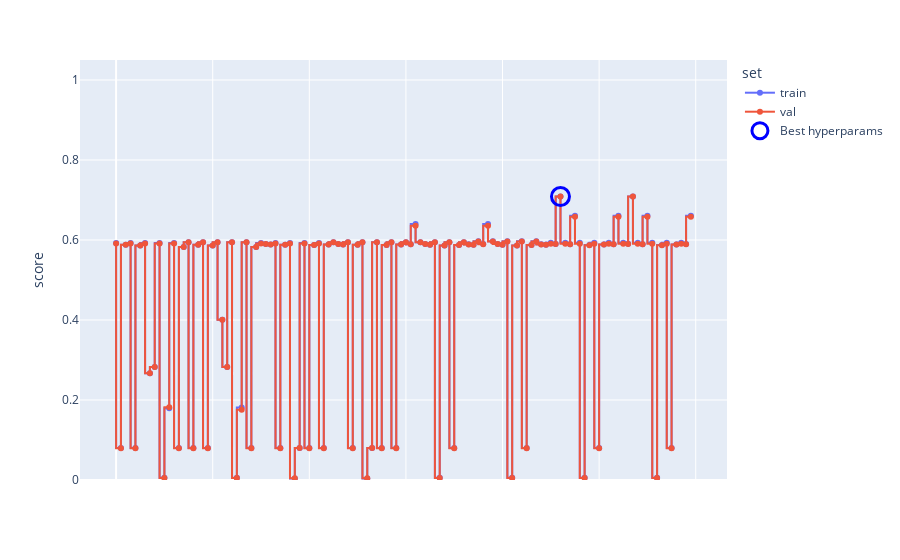

Source (notebook cell):
### Markdown cell above
Ri-addestramento della SVM con il dataset ridotto

### Code cell
pipe_svm_no_feature2 = Pipeline([
    ('scaler', StandardScaler()),
    ('svm', SVC())
])

param_grid_svm_no_feature2 = {
    'svm__kernel': ['linear','poly', 'rbf'],
    'svm__C': [0.01, 0.1, 1.0,10.0],
    'svm__gamma': ['scale','auto',0.001,0.01,0.1],
    'svm__class_weight': [None,'balanced']
}

mean_train_scores, mean_test_scores, params, best_svm_no_feature2 = iperparametri_ott_pipe(pipe_svm_no_feature2, param_grid_svm_no_feature2, X_train_reduced, y_train)
plot_hyperp(mean_train_scores, mean_test_scores, params)
#print("best pipeline:", best_svm,best_svm.named_steps['svm'].kernel)

clf  = best_svm_no_feature2.named_steps['svm']
print(f"Best pipeline\n\tKernel: {clf.kernel}\n\tC: {clf.C}\n\tGamma: {clf.gamma}\n\tClass weight: {clf.class_weight}\
          \n\tSupport vectors: {clf.n_support_}\n\tNumber of support vectors: {clf.n_support_.sum()}")

### Figure 1 — Plotly figure (JSON) as saved in the notebook; plotly's stock layout.template omitted (floating-point values rounded to 4 significant figures)
{"data": [{"customdata": [["C: 0.01, class_weight: None, gamma: scale, kernel: linear"], ["C: 0.01, class_weight: None, gamma: scale, kernel: poly"], ["C: 0.01, class_weight: None, gamma: scale, kernel: rbf"], ["C: 0.01, class_weight: None, gamma: auto, kernel: linear"], ["C: 0.01, class_weight: None, gamma: auto, kernel: poly"], ["C: 0.01, class_weight: None, gamma: auto, kernel: rbf"], ["C: 0.01, class_weight: None, gamma: 0.001, kernel: linear"], ["C: 0.01, class_weight: None, gamma: 0.001, kernel: poly"], ["C: 0.01, class_weight: None, gamma: 0.001, kernel: rbf"], ["C: 0.01, class_weight: None, gamma: 0.01, kernel: linear"], ["C: 0.01, class_weight: None, gamma: 0.01, kernel: poly"], ["C: 0.01, class_weight: None, gamma: 0.01, kernel: rbf"], ["C: 0.01, class_weight: None, gamma: 0.1, kernel: linear"], ["C: 0.01, class_weight: None, gamma: 0.1, kernel: poly"], ["C: 0.01, class_weight: None, gamma: 0.1, kernel: rbf"], ["C: 0.01, class_weight: balanced, gamma: scale, kernel: linear"], ["C: 0.01, class_weight: balanced, gamma: scale, kernel: poly"], ["C: 0.01, class_weight: balanced, gamma: scale, kernel: rbf"], ["C: 0.01, class_weight: balanced, gamma: auto, kernel: linear"], ["C: 0.01, class_weight: balanced, gamma: auto, kernel: poly"], ["C: 0.01, class_weight: balanced, gamma: auto, kernel: rbf"], ["C: 0.01, class_weight: balanced, gamma: 0.001, kernel: linear"], ["C: 0.01, class_weight: balanced, gamma: 0.001, kernel: poly"], ["C: 0.01, class_weight: balanced, gamma: 0.001, kernel: rbf"], ["C: 0.01, class_weight: balanced, gamma: 0.01, kernel: linear"], ["C: 0.01, class_weight: balanced, gamma: 0.01, kernel: poly"], ["C: 0.01, class_weight: balanced, gamma: 0.01, kernel: rbf"], ["C: 0.01, class_weight: balanced, gamma: 0.1, kernel: linear"], ["C: 0.01, class_weight: balanced, gamma: 0.1, kernel: poly"], ["C: 0.01, class_weight: balanced, gamma: 0.1, kernel: rbf"], ["C: 0.1, class_weight: None, gamma: scale, kernel: linear"], ["C: 0.1, class_weight: None, gamma: scale, kernel: poly"], ["C: 0.1, class_weight: None, gamma: scale, kernel: rbf"], ["C: 0.1, class_weight: None, gamma: auto, kernel: linear"], ["C: 0.1, class_weight: None, gamma: auto, kernel: poly"], ["C: 0.1, class_weight: None, gamma: auto, kernel: rbf"], ["C: 0.1, class_weight: None, gamma: 0.001, kernel: linear"], ["C: 0.1, class_weight: None, gamma: 0.001, kernel: poly"], ["C: 0.1, class_weight: None, gamma: 0.001, kernel: rbf"], ["C: 0.1, class_weight: None, gamma: 0.01, kernel: linear"], ["C: 0.1, class_weight: None, gamma: 0.01, kernel: poly"], ["C: 0.1, class_weight: None, gamma: 0.01, kernel: rbf"], ["C: 0.1, class_weight: None, gamma: 0.1, kernel: linear"], ["C: 0.1, class_weight: None, gamma: 0.1, kernel: poly"], ["C: 0.1, class_weight: None, gamma: 0.1, kernel: rbf"], ["C: 0.1, class_weight: balanced, gamma: scale, kernel: linear"], ["C: 0.1, class_weight: balanced, gamma: scale, kernel: poly"], ["C: 0.1, class_weight: balanced, gamma: scale, kernel: rbf"], ["C: 0.1, class_weight: balanced, gamma: auto, kernel: linear"], ["C: 0.1, class_weight: balanced, gamma: auto, kernel: poly"], ["C: 0.1, class_weight: balanced, gamma: auto, kernel: rbf"], ["C: 0.1, class_weight: balanced, gamma: 0.001, kernel: linear"], ["C: 0.1, class_weight: balanced, gamma: 0.001, kernel: poly"], ["C: 0.1, class_weight: balanced, gamma: 0.001, kernel: rbf"], ["C: 0.1, class_weight: balanced, gamma: 0.01, kernel: linear"], ["C: 0.1, class_weight: balanced, gamma: 0.01, kernel: poly"], ["C: 0.1, class_weight: balanced, gamma: 0.01, kernel: rbf"], ["C: 0.1, class_weight: balanced, gamma: 0.1, kernel: linear"], ["C: 0.1, class_weight: balanced, gamma: 0.1, kernel: poly"], ["C: 0.1, class_weight: balanced, gamma: 0.1, kernel: rbf"], ["C: 1.0, class_weight: None, gamma: scale, kernel: linear"], ["C: 1.0, class_weight: None, gamma: scale, kernel: poly"], ["C: 1.0, class_weight: None, gamma: scale, kernel: rbf"], ["C: 1.0, class_weight: None, gamma: auto, kernel: linear"], ["C: 1.0, class_weight: None, gamma: auto, kernel: poly"], ["C: 1.0, class_weight: None, gamma: auto, kernel: rbf"], ["C: 1.0, class_weight: None, gamma: 0.001, kernel: linear"], ["C: 1.0, class_weight: None, gamma: 0.001, kernel: poly"], ["C: 1.0, class_weight: None, gamma: 0.001, kernel: rbf"], ["C: 1.0, class_weight: None, gamma: 0.01, kernel: linear"], ["C: 1.0, class_weight: None, gamma: 0.01, kernel: poly"], ["C: 1.0, class_weight: None, gamma: 0.01, kernel: rbf"], ["C: 1.0, class_weight: None, gamma: 0.1, kernel: linear"], ["C: 1.0, class_weight: None, gamma: 0.1, kernel: poly"], ["C: 1.0, class_weight: None, gamma: 0.1, kernel: rbf"], ["C: 1.0, class_weight: balanced, gamma: scale, kernel: linear"], ["C: 1.0, class_weight: balanced, gamma: scale, kernel: poly"], ["C: 1.0, class_weight: balanced, gamma: scale, kernel: rbf"], ["C: 1.0, class_weight: balanced, gamma: auto, kernel: linear"], ["C: 1.0, class_weight: balanced, gamma: auto, kernel: poly"], ["C: 1.0, class_weight: balanced, gamma: auto, kernel: rbf"], ["C: 1.0, class_weight: balanced, gamma: 0.001, kernel: linear"], ["C: 1.0, class_weight: balanced, gamma: 0.001, kernel: poly"], ["C: 1.0, class_weight: balanced, gamma: 0.001, kernel: rbf"], ["C: 1.0, class_weight: balanced, gamma: 0.01, kernel: linear"], ["C: 1.0, class_weight: balanced, gamma: 0.01, kernel: poly"], ["C: 1.0, class_weight: balanced, gamma: 0.01, kernel: rbf"], ["C: 1.0, class_weight: balanced, gamma: 0.1, kernel: linear"], ["C: 1.0, class_weight: balanced, gamma: 0.1, kernel: poly"], ["C: 1.0, class_weight: balanced, gamma: 0.1, kernel: rbf"], ["C: 10.0, class_weight: None, gamma: scale, kernel: linear"], ["C: 10.0, class_weight: None, gamma: scale, kernel: poly"], ["C: 10.0, class_weight: None, gamma: scale, kernel: rbf"], ["C: 10.0, class_weight: None, gamma: auto, kernel: linear"], ["C: 10.0, class_weight: None, gamma: auto, kernel: poly"], ["C: 10.0, class_weight: None, gamma: auto, kernel: rbf"], ["C: 10.0, class_weight: None, gamma: 0.001, kernel: linear"], ["C: 10.0, class_weight: None, gamma: 0.001, kernel: poly"], ["C: 10.0, class_weight: None, gamma: 0.001, kernel: rbf"], ["C: 10.0, class_weight: None, gamma: 0.01, kernel: linear"], ["C: 10.0, class_weight: None, gamma: 0.01, kernel: poly"], ["C: 10.0, class_weight: None, gamma: 0.01, kernel: rbf"], ["C: 10.0, class_weight: None, gamma: 0.1, kernel: linear"], ["C: 10.0, class_weight: None, gamma: 0.1, kernel: poly"], ["C: 10.0, class_weight: None, gamma: 0.1, kernel: rbf"], ["C: 10.0, class_weight: balanced, gamma: scale, kernel: linear"], ["C: 10.0, class_weight: balanced, gamma: scale, kernel: poly"], ["C: 10.0, class_weight: balanced, gamma: scale, kernel: rbf"], ["C: 10.0, class_weight: balanced, gamma: auto, kernel: linear"], ["C: 10.0, class_weight: balanced, gamma: auto, kernel: poly"], ["C: 10.0, class_weight: balanced, gamma: auto, kernel: rbf"], ["C: 10.0, class_weight: balanced, gamma: 0.001, kernel: linear"], ["C: 10.0, class_weight: balanced, gamma: 0.001, kernel: poly"], ["C: 10.0, class_weight: balanced, gamma: 0.001, kernel: rbf"], ["C: 10.0, class_weight: balanced, gamma: 0.01, kernel: linear"], ["C: 10.0, class_weight: balanced, gamma: 0.01, kernel: poly"], ["C: 10.0, class_weight: balanced, gamma: 0.01, kernel: rbf"], ["C: 10.0, class_weight: balanced, gamma: 0.1, kernel: linear"], ["C: 10.0, class_weight: balanced, gamma: 0.1, kernel: poly"], ["C: 10.0, class_weight: balanced, gamma: 0.1, kernel: rbf"]], "hovertemplate": "set=train<br>score=%{y}<br>hyperparams=%{customdata[0]}<extra></extra>", "legendgroup": "train", "line": {"color": "#636efa", "dash": "solid", "shape": "vh"}, "marker": {"symbol": "circle"}, "mode": "markers+lines", "name": "train", "orientation": "v", "showlegend": true, "type": "scatter", "x": [0, 1, 2, 3, 4, 5, 6, 7, 8, 9, 10, 11, 12, 13, 14, 15, 16, 17, 18, 19, 20, 21, 22, 23, 24, 25, 26, 27, 28, 29, 30, 31, 32, 33, 34, 35, 36, 37, 38, 39, 40, 41, 42, 43, 44, 45, 46, 47, 48, 49, 50, 51, 52, 53, 54, 55, 56, 57, 58, 59, 60, 61, 62, 63, 64, 65, 66, 67, 68, 69, 70, 71, 72, 73, 74, 75, 76, 77, 78, 79, 80, 81, 82, 83, 84, 85, 86, 87, 88, 89, 90, 91, 92, 93, 94, 95, 96, 97, 98, 99, 100, 101, 102, 103, 104, 105, 106, 107, 108, 109, 110, 111, 112, 113, 114, 115, 116, 117, 118, 119], "xaxis": "x", "y": [0.5927, 0.07974, 0.5881, 0.5927, 0.07974, 0.5865, 0.5927, 0.267, 0.2827, 0.5927, 0.005344, 0.1791, 0.5927, 0.07974, 0.5823, 0.5946, 0.07994, 0.5881, 0.5946, 0.07994, 0.5865, 0.5946, 0.4004, 0.2827, 0.5946, 0.005344, 0.1812, 0.5946, 0.07994, 0.5823, 0.5927, 0.5897, 0.589, 0.5927, 0.07974, 0.5883, 0.5927, 0.003819, 0.08003, 0.5927, 0.07974, 0.5876, 0.5927, 0.07974, 0.5885, 0.5946, 0.5898, 0.589, 0.5946, 0.07994, 0.5883, 0.5946, 0.003819, 0.08003, 0.5946, 0.07994, 0.5876, 0.5946, 0.07994, 0.5885, 0.5946, 0.5897, 0.6401, 0.5946, 0.5898, 0.5884, 0.5946, 0.005344, 0.5863, 0.5946, 0.07974, 0.5876, 0.5946, 0.5891, 0.5884, 0.5966, 0.5897, 0.6401, 0.5966, 0.5899, 0.5884, 0.5966, 0.005344, 0.5863, 0.5966, 0.07994, 0.5876, 0.5966, 0.5891, 0.5884, 0.5929, 0.5903, 0.709, 0.5929, 0.5896, 0.6609, 0.5929, 0.005344, 0.5874, 0.5929, 0.07974, 0.5888, 0.5929, 0.5897, 0.6608, 0.5929, 0.5904, 0.709, 0.5929, 0.5897, 0.6609, 0.5929, 0.005344, 0.5874, 0.5929, 0.07994, 0.5888, 0.5929, 0.5897, 0.6607], "yaxis": "y"}, {"customdata": [["C: 0.01, class_weight: None, gamma: scale, kernel: linear"], ["C: 0.01, class_weight: None, gamma: scale, kernel: poly"], ["C: 0.01, class_weight: None, gamma: scale, kernel: rbf"], ["C: 0.01, class_weight: None, gamma: auto, kernel: linear"], ["C: 0.01, class_weight: None, gamma: auto, kernel: poly"], ["C: 0.01, class_weight: None, gamma: auto, kernel: rbf"], ["C: 0.01, class_weight: None, gamma: 0.001, kernel: linear"], ["C: 0.01, class_weight: None, gamma: 0.001, kernel: poly"], ["C: 0.01, class_weight: None, gamma: 0.001, kernel: rbf"], ["C: 0.01, class_weight: None, gamma: 0.01, kernel: linear"], ["C: 0.01, class_weight: None, gamma: 0.01, kernel: poly"], ["C: 0.01, class_weight: None, gamma: 0.01, kernel: rbf"], ["C: 0.01, class_weight: None, gamma: 0.1, kernel: linear"], ["C: 0.01, class_weight: None, gamma: 0.1, kernel: poly"], ["C: 0.01, class_weight: None, gamma: 0.1, kernel: rbf"], ["C: 0.01, class_weight: balanced, gamma: scale, kernel: linear"], ["C: 0.01, class_weight: balanced, gamma: scale, kernel: poly"], ["C: 0.01, class_weight: balanced, gamma: scale, kernel: rbf"], ["C: 0.01, class_weight: balanced, gamma: auto, kernel: linear"], ["C: 0.01, class_weight: balanced, gamma: auto, kernel: poly"], ["C: 0.01, class_weight: balanced, gamma: auto, kernel: rbf"], ["C: 0.01, class_weight: balanced, gamma: 0.001, kernel: linear"], ["C: 0.01, class_weight: balanced, gamma: 0.001, kernel: poly"], ["C: 0.01, class_weight: balanced, gamma: 0.001, kernel: rbf"], ["C: 0.01, class_weight: balanced, gamma: 0.01, kernel: linear"], ["C: 0.01, class_weight: balanced, gamma: 0.01, kernel: poly"], ["C: 0.01, class_weight: balanced, gamma: 0.01, kernel: rbf"], ["C: 0.01, class_weight: balanced, gamma: 0.1, kernel: linear"], ["C: 0.01, class_weight: balanced, gamma: 0.1, kernel: poly"], ["C: 0.01, class_weight: balanced, gamma: 0.1, kernel: rbf"], ["C: 0.1, class_weight: None, gamma: scale, kernel: linear"], ["C: 0.1, class_weight: None, gamma: scale, kernel: poly"], ["C: 0.1, class_weight: None, gamma: scale, kernel: rbf"], ["C: 0.1, class_weight: None, gamma: auto, kernel: linear"], ["C: 0.1, class_weight: None, gamma: auto, kernel: poly"], ["C: 0.1, class_weight: None, gamma: auto, kernel: rbf"], ["C: 0.1, class_weight: None, gamma: 0.001, kernel: linear"], ["C: 0.1, class_weight: None, gamma: 0.001, kernel: poly"], ["C: 0.1, class_weight: None, gamma: 0.001, kernel: rbf"], ["C: 0.1, class_weight: None, gamma: 0.01, kernel: linear"], ["C: 0.1, class_weight: None, gamma: 0.01, kernel: poly"], ["C: 0.1, class_weight: None, gamma: 0.01, kernel: rbf"], ["C: 0.1, class_weight: None, gamma: 0.1, kernel: linear"], ["C: 0.1, class_weight: None, gamma: 0.1, kernel: poly"], ["C: 0.1, class_weight: None, gamma: 0.1, kernel: rbf"], ["C: 0.1, class_weight: balanced, gamma: scale, kernel: linear"], ["C: 0.1, class_weight: balanced, gamma: scale, kernel: poly"], ["C: 0.1, class_weight: balanced, gamma: scale, kernel: rbf"], ["C: 0.1, class_weight: balanced, gamma: auto, kernel: linear"], ["C: 0.1, class_weight: balanced, gamma: auto, kernel: poly"], ["C: 0.1, class_weight: balanced, gamma: auto, kernel: rbf"], ["C: 0.1, class_weight: balanced, gamma: 0.001, kernel: linear"], ["C: 0.1, class_weight: balanced, gamma: 0.001, kernel: poly"], ["C: 0.1, class_weight: balanced, gamma: 0.001, kernel: rbf"], ["C: 0.1, class_weight: balanced, gamma: 0.01, kernel: linear"], ["C: 0.1, class_weight: balanced, gamma: 0.01, kernel: poly"], ["C: 0.1, class_weight: balanced, gamma: 0.01, kernel: rbf"], ["C: 0.1, class_weight: balanced, gamma: 0.1, kernel: linear"], ["C: 0.1, class_weight: balanced, gamma: 0.1, kernel: poly"], ["C: 0.1, class_weight: balanced, gamma: 0.1, kernel: rbf"], ["C: 1.0, class_weight: None, gamma: scale, kernel: linear"], ["C: 1.0, class_weight: None, gamma: scale, kernel: poly"], ["C: 1.0, class_weight: None, gamma: scale, kernel: rbf"], ["C: 1.0, class_weight: None, gamma: auto, kernel: linear"], ["C: 1.0, class_weight: None, gamma: auto, kernel: poly"], ["C: 1.0, class_weight: None, gamma: auto, kernel: rbf"], ["C: 1.0, class_weight: None, gamma: 0.001, kernel: linear"], ["C: 1.0, class_weight: None, gamma: 0.001, kernel: poly"], ["C: 1.0, class_weight: None, gamma: 0.001, kernel: rbf"], ["C: 1.0, class_weight: None, gamma: 0.01, kernel: linear"], ["C: 1.0, class_weight: None, gamma: 0.01, kernel: poly"], ["C: 1.0, class_weight: None, gamma: 0.01, kernel: rbf"], ["C: 1.0, class_weight: None, gamma: 0.1, kernel: linear"], ["C: 1.0, class_weight: None, gamma: 0.1, kernel: poly"], ["C: 1.0, class_weight: None, gamma: 0.1, kernel: rbf"], ["C: 1.0, class_weight: balanced, gamma: scale, kernel: linear"], ["C: 1.0, class_weight: balanced, gamma: scale, kernel: poly"], ["C: 1.0, class_weight: balanced, gamma: scale, kernel: rbf"], ["C: 1.0, class_weight: balanced, gamma: auto, kernel: linear"], ["C: 1.0, class_weight: balanced, gamma: auto, kernel: poly"], ["C: 1.0, class_weight: balanced, gamma: auto, kernel: rbf"], ["C: 1.0, class_weight: balanced, gamma: 0.001, kernel: linear"], ["C: 1.0, class_weight: balanced, gamma: 0.001, kernel: poly"], ["C: 1.0, class_weight: balanced, gamma: 0.001, kernel: rbf"], ["C: 1.0, class_weight: balanced, gamma: 0.01, kernel: linear"], ["C: 1.0, class_weight: balanced, gamma: 0.01, kernel: poly"], ["C: 1.0, class_weight: balanced, gamma: 0.01, kernel: rbf"], ["C: 1.0, class_weight: balanced, gamma: 0.1, kernel: linear"], ["C: 1.0, class_weight: balanced, gamma: 0.1, kernel: poly"], ["C: 1.0, class_weight: balanced, gamma: 0.1, kernel: rbf"], ["C: 10.0, class_weight: None, gamma: scale, kernel: linear"], ["C: 10.0, class_weight: None, gamma: scale, kernel: poly"], ["C: 10.0, class_weight: None, gamma: scale, kernel: rbf"], ["C: 10.0, class_weight: None, gamma: auto, kernel: linear"], ["C: 10.0, class_weight: None, gamma: auto, kernel: poly"], ["C: 10.0, class_weight: None, gamma: auto, kernel: rbf"], ["C: 10.0, class_weight: None, gamma: 0.001, kernel: linear"], ["C: 10.0, class_weight: None, gamma: 0.001, kernel: poly"], ["C: 10.0, class_weight: None, gamma: 0.001, kernel: rbf"], ["C: 10.0, class_weight: None, gamma: 0.01, kernel: linear"], ["C: 10.0, class_weight: None, gamma: 0.01, kernel: poly"], ["C: 10.0, class_weight: None, gamma: 0.01, kernel: rbf"], ["C: 10.0, class_weight: None, gamma: 0.1, kernel: linear"], ["C: 10.0, class_weight: None, gamma: 0.1, kernel: poly"], ["C: 10.0, class_weight: None, gamma: 0.1, kernel: rbf"], ["C: 10.0, class_weight: balanced, gamma: scale, kernel: linear"], ["C: 10.0, class_weight: balanced, gamma: scale, kernel: poly"], ["C: 10.0, class_weight: balanced, gamma: scale, kernel: rbf"], ["C: 10.0, class_weight: balanced, gamma: auto, kernel: linear"], ["C: 10.0, class_weight: balanced, gamma: auto, kernel: poly"], ["C: 10.0, class_weight: balanced, gamma: auto, kernel: rbf"], ["C: 10.0, class_weight: balanced, gamma: 0.001, kernel: linear"], ["C: 10.0, class_weight: balanced, gamma: 0.001, kernel: poly"], ["C: 10.0, class_weight: balanced, gamma: 0.001, kernel: rbf"], ["C: 10.0, class_weight: balanced, gamma: 0.01, kernel: linear"], ["C: 10.0, class_weight: balanced, gamma: 0.01, kernel: poly"], ["C: 10.0, class_weight: balanced, gamma: 0.01, kernel: rbf"], ["C: 10.0, class_weight: balanced, gamma: 0.1, kernel: linear"], ["C: 10.0, class_weight: balanced, gamma: 0.1, kernel: poly"], ["C: 10.0, class_weight: balanced, gamma: 0.1, kernel: rbf"]], "hovertemplate": "set=val<br>score=%{y}<br>hyperparams=%{customdata[0]}<extra></extra>", "legendgroup": "val", "line": {"color": "#EF553B", "dash": "solid", "shape": "vh"}, "marker": {"symbol": "circle"}, "mode": "markers+lines", "name": "val", "orientation": "v", "showlegend": true, "type": "scatter", "x": [0, 1, 2, 3, 4, 5, 6, 7, 8, 9, 10, 11, 12, 13, 14, 15, 16, 17, 18, 19, 20, 21, 22, 23, 24, 25, 26, 27, 28, 29, 30, 31, 32, 33, 34, 35, 36, 37, 38, 39, 40, 41, 42, 43, 44, 45, 46, 47, 48, 49, 50, 51, 52, 53, 54, 55, 56, 57, 58, 59, 60, 61, 62, 63, 64, 65, 66, 67, 68, 69, 70, 71, 72, 73, 74, 75, 76, 77, 78, 79, 80, 81, 82, 83, 84, 85, 86, 87, 88, 89, 90, 91, 92, 93, 94, 95, 96, 97, 98, 99, 100, 101, 102, 103, 104, 105, 106, 107, 108, 109, 110, 111, 112, 113, 114, 115, 116, 117, 118, 119], "xaxis": "x", "y": [0.5913, 0.07916, 0.5882, 0.5913, 0.07956, 0.586, 0.5913, 0.2669, 0.2825, 0.5913, 0.005233, 0.1817, 0.5913, 0.07956, 0.5822, 0.5943, 0.07916, 0.5882, 0.5943, 0.07956, 0.586, 0.5943, 0.4004, 0.2827, 0.5943, 0.005233, 0.1759, 0.5943, 0.07956, 0.5822, 0.5915, 0.5897, 0.5889, 0.5915, 0.07956, 0.5882, 0.5915, 0.004361, 0.07997, 0.5915, 0.07956, 0.5876, 0.5915, 0.07916, 0.5886, 0.5943, 0.5897, 0.5889, 0.5943, 0.07956, 0.5882, 0.5943, 0.004361, 0.07997, 0.5943, 0.07956, 0.5876, 0.5943, 0.07916, 0.5886, 0.5943, 0.5895, 0.6355, 0.5943, 0.5899, 0.5881, 0.5943, 0.005233, 0.5863, 0.5943, 0.07956, 0.5875, 0.5943, 0.5886, 0.5881, 0.5963, 0.5895, 0.6354, 0.5963, 0.5899, 0.5881, 0.5963, 0.005233, 0.5863, 0.5963, 0.07956, 0.5875, 0.5963, 0.5886, 0.5881, 0.5904, 0.5899, 0.7088, 0.5904, 0.5895, 0.6579, 0.5904, 0.005233, 0.5872, 0.5904, 0.07956, 0.5888, 0.5904, 0.5893, 0.658, 0.5904, 0.5899, 0.7088, 0.5904, 0.5895, 0.6579, 0.5904, 0.005233, 0.5872, 0.5904, 0.07956, 0.5888, 0.5904, 0.5893, 0.6579], "yaxis": "y"}, {"marker": {"color": "blue", "line": {"color": "blue", "width": 3}, "size": 18, "symbol": "circle-open"}, "mode": "markers", "name": "Best hyperparams", "type": "scatter", "x": [92], "y": [0.7088]}], "layout": {"legend": {"title": {"text": "set"}, "tracegroupgap": 0}, "margin": {"t": 60}, "xaxis": {"anchor": "y", "domain": [0, 1], "showticklabels": false, "title": {"text": ""}}, "yaxis": {"anchor": "x", "domain": [0, 1], "range": [0, 1.05], "title": {"text": "score"}}}}
